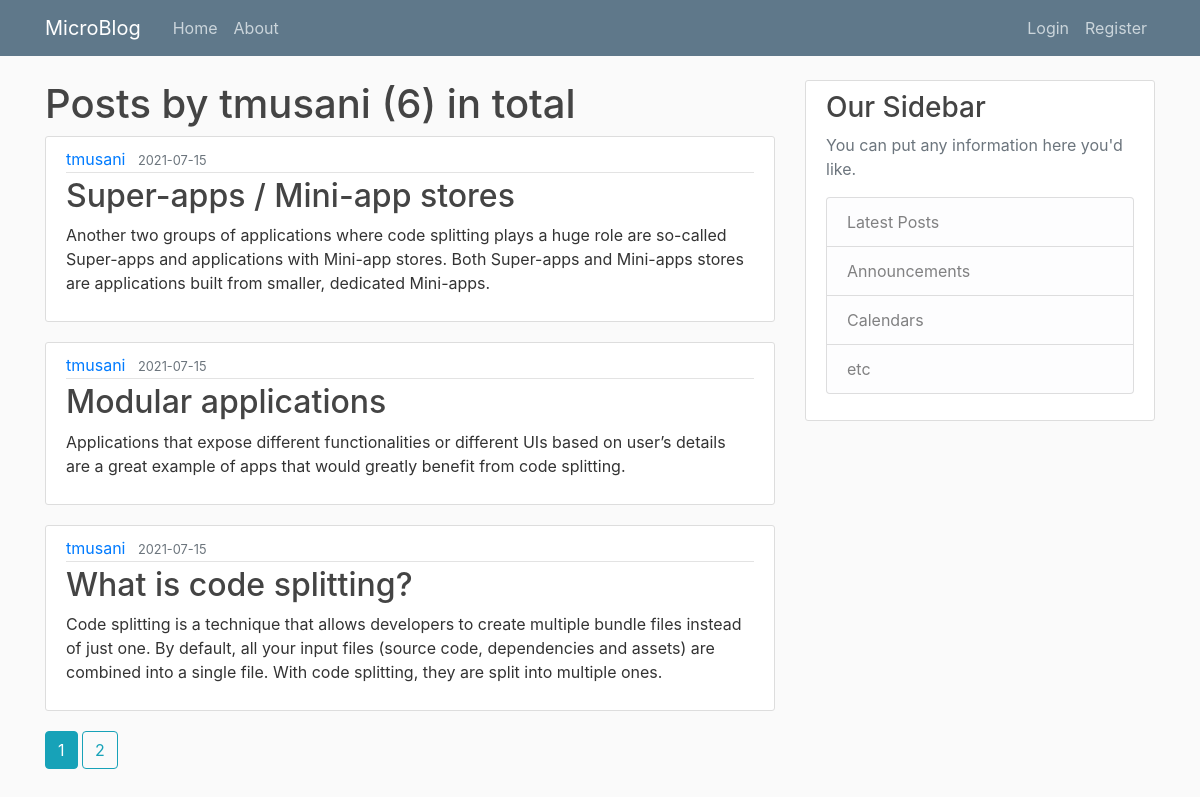
The page /user/tmusani on the database its author committed.
### microblog/models.py (models this page shows, shortened)
class User(db.Model, UserMixin):
    id = db.Column(db.Integer, primary_key=True)
    username = db.Column(db.String(30), unique=True, nullable=False)
    email = db.Column(db.String(120), unique=True, nullable=False)
    password = db.Column(db.String(60), nullable=False)
    image_file = db.Column(db.String(20), nullable=False,
                           default='default.jpg')
    posts = db.relationship('Post', backref='author', lazy=True)

class Post(db.Model):
    id = db.Column(db.Integer, primary_key=True)
    title = db.Column(db.String(60), nullable=False)
    content = db.Column(db.Text, nullable=False)
    date_posted = db.Column(db.DateTime, nullable=False,
                            default=datetime.utcnow)
    user_id = db.Column(db.Integer, db.ForeignKey('user.id'), nullable=False)

### microblog/routes.py (the view)
@app.route("/user/<string:username>")
def user_posts(username):
    page = request.args.get('page', 1, type=int)
    user = User.query.filter_by(username=username).first_or_404()
    posts = Post.query.filter_by(author=user) .order_by(
        Post.date_posted.desc()).paginate(page=page, per_page=3)
    return render_template('user_posts.html', posts=posts, user=user)

### microblog/templates/user_posts.html
{% extends "layout.html" %}
{% block content %}
<h1>Posts by {{user.username}} ({{posts.total}}) in total</h1>
{% for post in posts.items %}
<article class="media content-section">
    <div class="media-body">
        <div class="article-metadata">
            <a class="mr-2" href="{{ url_for('user_posts', username=post.author.username) }}">{{ post.author.username
                }}</a>
            <small class="text-muted">{{ post.date_posted.strftime('%Y-%m-%d') }}</small>
        </div>
        <h2><a class="article-title" href="{{ url_for('view_post', post_id=post.id) }}">{{ post.title }}</a></h2>
        <p class="article-content">{{ post.content }}</p>
    </div>
</article>
{% endfor %}
{% for page_num in posts.iter_pages(left_edge=1, right_edge=1, left_current=1, right_current=2) %}
{% if page_num %}
{% if posts.page == page_num %}
<a class="btn btn-info mb-5" href="{{ url_for('user_posts', page=page_num, username=user.username) }}">{{page_num}}</a>
{% else %}
<a class="btn btn-outline-info mb-5"
    href="{{ url_for('user_posts', page=page_num, username=user.username) }}">{{page_num}}</a>
{% endif %}
{% else %}
...
{% endif %}
{% endfor %}
{% endblock content %}

### microblog/static/main.css (style rules this page uses)
body { background: #fafafa; color: #333333; margin-top: 5rem; }
h1, h2, h3, h4, h5, h6 { color: #444444; }
.content-section { background: #ffffff; padding: 10px 20px; border: 1px solid #dddddd; border-radius: 3px; margin-bottom: 20px; }
.article-title { color: #444444; }
.article-content { white-space: pre-line; }
.article-metadata { padding-bottom: 1px; margin-bottom: 4px; border-bottom: 1px solid #e3e3e3 }

### rows shown on the page
User: username "tmusani"
Post: author.username "tmusani", date_posted "2021-07-15", title "Super-apps / Mini-app stores", content "Another two groups of applications where code splitting plays a huge role are so-called Super-apps and applications with Mini-app stores. Both Super-apps and Mini-apps stores are applications built from smaller, dedicated Mini-apps."
Post: author.username "tmusani", date_posted "2021-07-15", title "Modular applications", content "Applications that expose different functionalities or different UIs based on user’s details are a great example of apps that would greatly benefit from code splitting."
Post: author.username "tmusani", date_posted "2021-07-15", title "What is code splitting?", content "Code splitting is a technique that allows developers to create multiple bundle files instead of just one. By default, all your input files (source code, dependencies and assets) are combined into a single file. With code splitting, they are split into multiple ones."

### other values the page prints
{{ posts.total }} "6"
{{ page_num }} "1"
{{ page_num }} "2"
